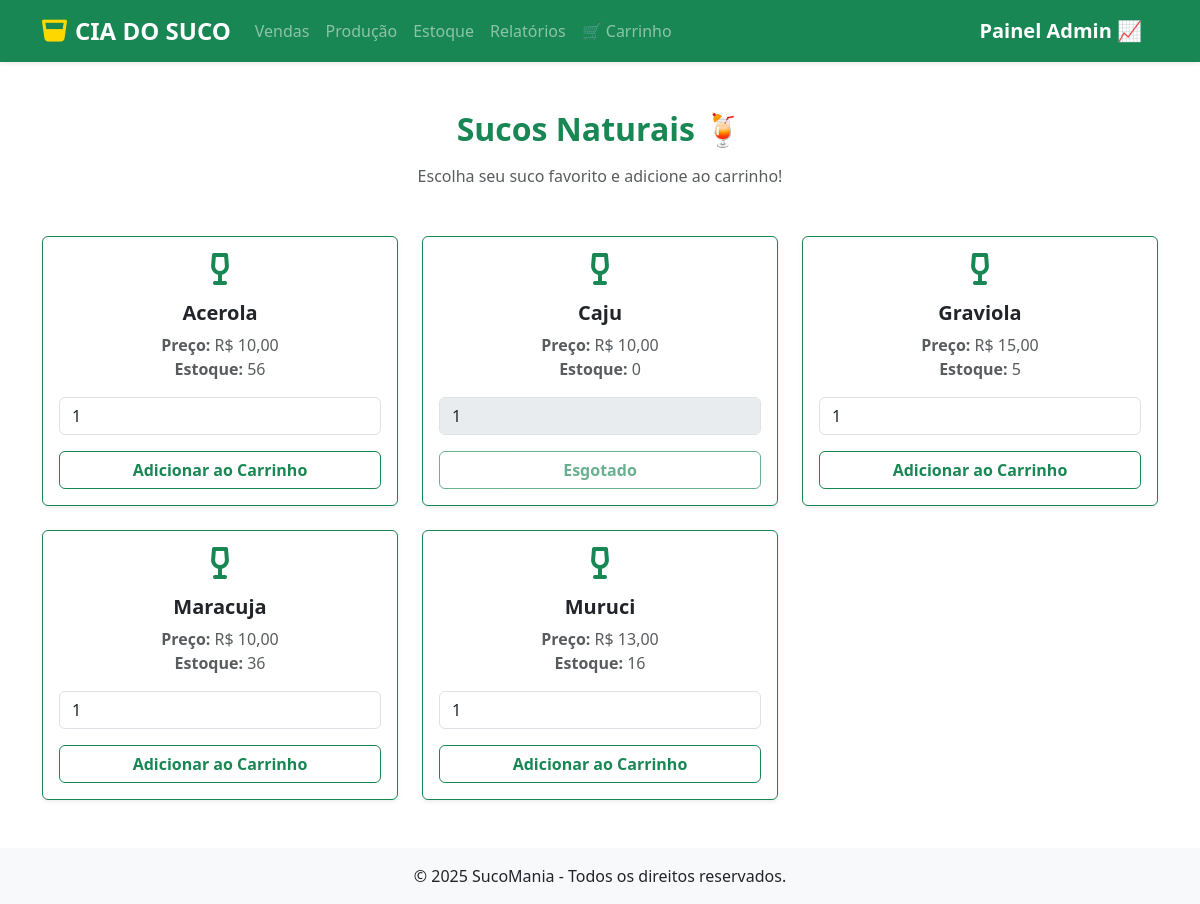
The page /sucos/ on the database as committed earlier.
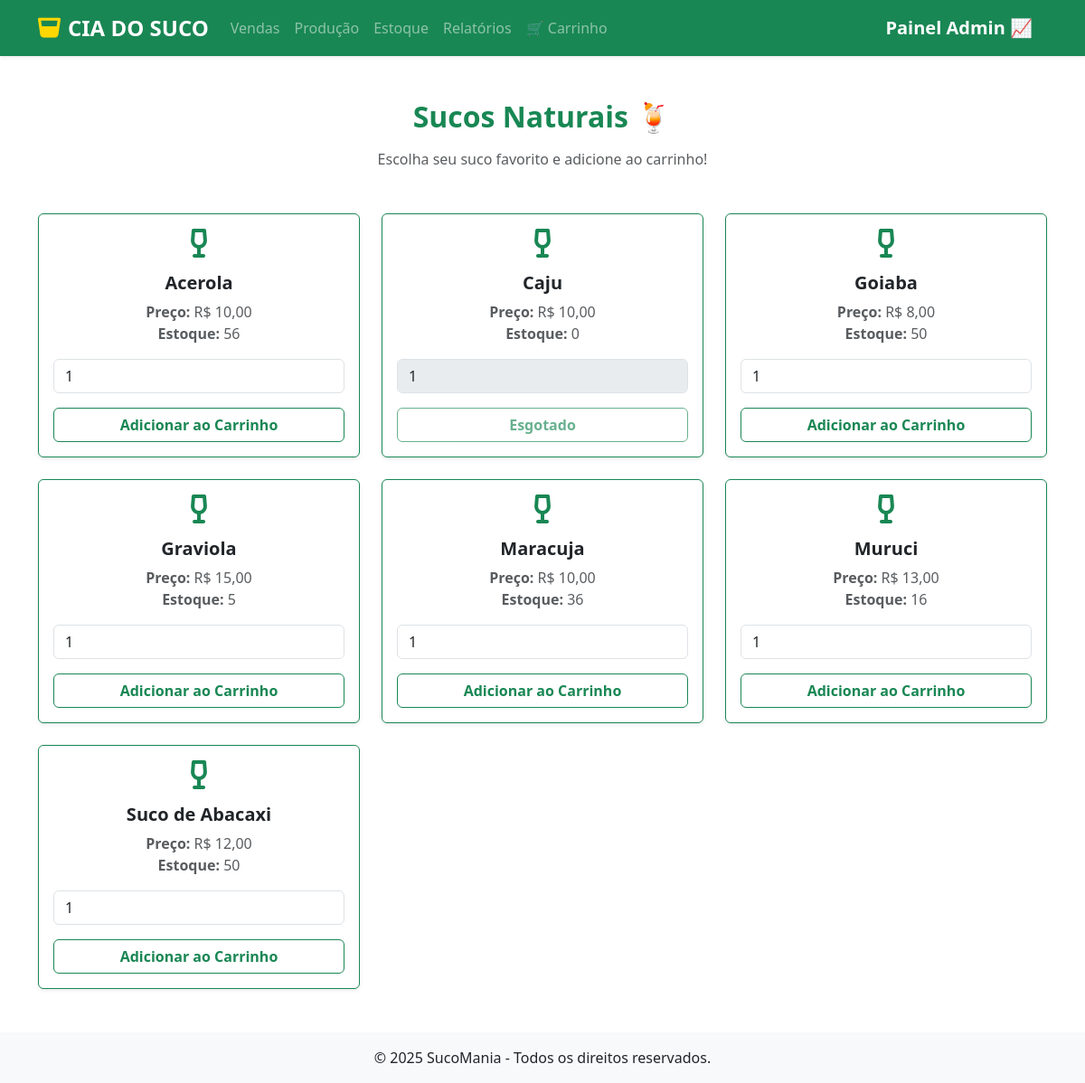
The same page on the database as committed later.
### sucos/models.py (models this page shows, shortened)
class Product(models.Model):
    title = models.CharField(max_length= 100, verbose_name='Titutlo')
    ingredient  = models.ForeignKey('Ingredient', on_delete=models.PROTECT,related_name='products', verbose_name='Ingrediente')
    quantity = models.PositiveBigIntegerField(default=0, verbose_name='Quantidade em Estoque')
    category = models.ForeignKey(Category, on_delete= models.PROTECT, related_name='products', verbose_name='Categoria')
    price = models.DecimalField(max_digits=10, decimal_places=2, verbose_name='Preço')
    is_active = models.BooleanField(default=True, verbose_name='Ativo')
    description = models.TextField(null=True, blank=True, verbose_name='Descrição')
    created_at = models.DateTimeField(auto_now_add=True, verbose_name='Criado em')
    updated_at = models.DateTimeField(auto_now=True, verbose_name='Atualizado em')
    class Meta:
        ordering = ['title']
        verbose_name = 'Produto'

### sucos/views.py (the view)
# urls.py: path('sucos/', listar_sucos, name='sucos'),
def listar_sucos(request):
    sucos = Product.objects.filter(category__name='Suco', is_active = True )
    return render(request, 'produtos/suco.html', {'sucos':sucos})

### sucos/templates/produtos/suco.html (shortened to what this page needs)
{% extends 'venda.html' %}
{% load static %}
{% block menu %}
<nav class="navbar navbar-expand-lg navbar-dark bg-success shadow-sm">
    <div class="container">
        <a class="navbar-brand d-flex align-items-center" href="{% url 'inicio' %}">
            <i class="fas fa-glass-whiskey fa-lg me-2" style="color: #FFD700;"></i>
            <span class="fw-bold fs-4">CIA DO SUCO</span>
        </a>
        <div class="collapse navbar-collapse" id="navbarNav">
            <ul class="navbar-nav me-auto">
                <li class="nav-item"><a class="nav-link" href="{% url 'venda' %}">Vendas</a></li>
                <li class="nav-item"><a class="nav-link" href="{% url 'sucos-producao' %}">Produção</a></li>
                <li class="nav-item"><a class="nav-link" href="{% url 'estoque' %}">Estoque</a></li>
                <li class="nav-item"><a class="nav-link" href="{% url 'relatorio' %}">Relatórios</a></li>
                <li class="nav-item"><a class="nav-link" href="{% url 'ver_carrinho' %}">🛒 Carrinho</a></li>
            </ul>
            <a class="navbar-brand text-white" href="{% url 'admin:index' %}">
                <span class="fw-bold fs-5">Painel Admin 📈</span>
            </a>
        </div>
    </div>
</nav>
{% endblock %}
{% block conteudo %}
<div class="container py-5">
    <h2 class="text-center text-success fw-bold mb-3">Sucos Naturais 🍹</h2>
    <p class="text-center text-muted mb-5">Escolha seu suco favorito e adicione ao carrinho!</p>
    {% if sucos %}
        <div class="row g-4">
            {% for suco in sucos %}
            <div class="col-md-4">
                <div class="card border-success shadow-sm h-100">
                    <div class="card-body text-center">
                        <i class="fas fa-wine-glass-alt fa-2x text-success mb-3"></i>
                        <h5 class="card-title fw-bold">{{ suco.title }}</h5>
                        <p class="card-text text-muted">
                            <strong>Preço:</strong> R$ {{ suco.price }} <br>
                            <strong>Estoque:</strong> {{ suco.quantity }}
                        </p>
                        <form method="post" action="{% url 'adicionar_carrinho' %}">
                            <div class="input-group mb-3">
                                <input type="number"
                                       name="quantidade"
                                       value="1"
                                       min="1"
                                       max="{{ suco.quantity }}"
                                       class="form-control"
                                       placeholder="Quantidade"
                                       {% if suco.quantity == 0 %}disabled{% endif %}>
                            </div>
                            <button type="submit"
                                    class="btn btn-outline-success w-100 fw-bold"
                                    {% if suco.quantity == 0 %}disabled{% endif %}>
                                {% if suco.quantity == 0 %}Esgotado{% else %}Adicionar ao Carrinho{% endif %}
                            </button>
                        </form>
                    </div>
                </div>
            </div>
            {% endfor %}
        </div>
    {% else %}
        <div class="alert alert-warning text-center mt-4" role="alert">
            Nenhum suco disponível no momento! 😢
        </div>
    {% endif %}
</div>
{% endblock %}

Rows that differ between the two databases and show on the page:
added Product: title "Goiaba", price "8,00", quantity "50", quantidade "1", shows "Adicionar ao Carrinho"
added Product: title "Suco de Abacaxi", price "12,00", quantity "50", quantidade "1", shows "Adicionar ao Carrinho"
